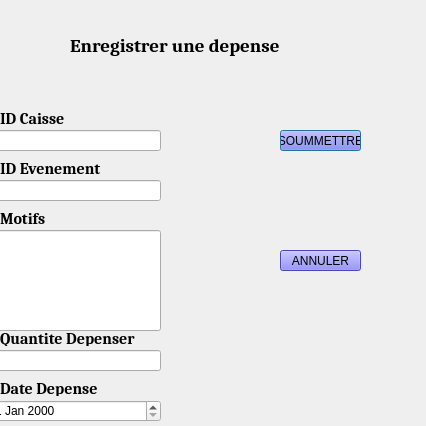
<?xml version="1.0" encoding="UTF-8"?>
<ui version="4.0">
 <class>depense</class>
 <widget class="QDialog" name="depense">
  <property name="geometry">
   <rect>
    <x>0</x>
    <y>0</y>
    <width>426</width>
    <height>426</height>
   </rect>
  </property>
  <property name="windowTitle">
   <string>Depenses</string>
  </property>
  <property name="windowIcon">
   <iconset resource="../Menu/image11.qrc">
    <normaloff>:/image11/download (10).jpg</normaloff>:/image11/download (10).jpg</iconset>
  </property>
  <widget class="QLabel" name="label">
   <property name="geometry">
    <rect>
     <x>70</x>
     <y>30</y>
     <width>231</width>
     <height>31</height>
    </rect>
   </property>
   <property name="font">
    <font>
     <family>Cambria</family>
     <pointsize>14</pointsize>
     <weight>75</weight>
     <bold>true</bold>
    </font>
   </property>
   <property name="text">
    <string>Enregistrer une depense</string>
   </property>
  </widget>
  <widget class="QLabel" name="label_4">
   <property name="geometry">
    <rect>
     <x>0</x>
     <y>110</y>
     <width>91</width>
     <height>16</height>
    </rect>
   </property>
   <property name="font">
    <font>
     <family>Cambria</family>
     <pointsize>12</pointsize>
     <weight>75</weight>
     <bold>true</bold>
    </font>
   </property>
   <property name="text">
    <string>ID Caisse</string>
   </property>
  </widget>
  <widget class="QLabel" name="label_5">
   <property name="geometry">
    <rect>
     <x>0</x>
     <y>160</y>
     <width>111</width>
     <height>16</height>
    </rect>
   </property>
   <property name="font">
    <font>
     <family>Cambria</family>
     <pointsize>12</pointsize>
     <weight>75</weight>
     <bold>true</bold>
    </font>
   </property>
   <property name="text">
    <string>ID Evenement</string>
   </property>
  </widget>
  <widget class="QLabel" name="label_6">
   <property name="geometry">
    <rect>
     <x>0</x>
     <y>210</y>
     <width>51</width>
     <height>16</height>
    </rect>
   </property>
   <property name="font">
    <font>
     <family>Cambria</family>
     <pointsize>12</pointsize>
     <weight>75</weight>
     <bold>true</bold>
    </font>
   </property>
   <property name="text">
    <string>Motifs</string>
   </property>
  </widget>
  <widget class="QLabel" name="label_7">
   <property name="geometry">
    <rect>
     <x>0</x>
     <y>330</y>
     <width>141</width>
     <height>16</height>
    </rect>
   </property>
   <property name="font">
    <font>
     <family>Cambria</family>
     <pointsize>12</pointsize>
     <weight>75</weight>
     <bold>true</bold>
    </font>
   </property>
   <property name="text">
    <string>Quantite Depenser</string>
   </property>
  </widget>
  <widget class="QLabel" name="label_8">
   <property name="geometry">
    <rect>
     <x>0</x>
     <y>380</y>
     <width>111</width>
     <height>16</height>
    </rect>
   </property>
   <property name="font">
    <font>
     <family>Cambria</family>
     <pointsize>12</pointsize>
     <weight>75</weight>
     <bold>true</bold>
    </font>
   </property>
   <property name="text">
    <string>Date Depense</string>
   </property>
  </widget>
  <widget class="QLineEdit" name="idcaisse">
   <property name="geometry">
    <rect>
     <x>-10</x>
     <y>130</y>
     <width>171</width>
     <height>21</height>
    </rect>
   </property>
  </widget>
  <widget class="QLineEdit" name="idevenement">
   <property name="geometry">
    <rect>
     <x>-10</x>
     <y>180</y>
     <width>171</width>
     <height>21</height>
    </rect>
   </property>
  </widget>
  <widget class="QLineEdit" name="motif">
   <property name="geometry">
    <rect>
     <x>-10</x>
     <y>230</y>
     <width>171</width>
     <height>101</height>
    </rect>
   </property>
  </widget>
  <widget class="QLineEdit" name="quantite">
   <property name="geometry">
    <rect>
     <x>-10</x>
     <y>350</y>
     <width>171</width>
     <height>21</height>
    </rect>
   </property>
  </widget>
  <widget class="QDateEdit" name="date">
   <property name="geometry">
    <rect>
     <x>-10</x>
     <y>400</y>
     <width>171</width>
     <height>22</height>
    </rect>
   </property>
  </widget>
  <widget class="QPushButton" name="pushButton">
   <property name="geometry">
    <rect>
     <x>280</x>
     <y>130</y>
     <width>81</width>
     <height>21</height>
    </rect>
   </property>
   <property name="styleSheet">
    <string notr="true">background-color: rgb(103, 98, 255);
color: rgb(0, 0, 0);</string>
   </property>
   <property name="text">
    <string>SOUMMETTRE</string>
   </property>
  </widget>
  <widget class="QPushButton" name="pushButton_3">
   <property name="geometry">
    <rect>
     <x>280</x>
     <y>250</y>
     <width>81</width>
     <height>21</height>
    </rect>
   </property>
   <property name="styleSheet">
    <string notr="true">background-color: rgb(103, 98, 255);
color: rgb(0, 0, 0);</string>
   </property>
   <property name="text">
    <string>ANNULER</string>
   </property>
  </widget>
  <widget class="QLabel" name="label_3">
   <property name="geometry">
    <rect>
     <x>-30</x>
     <y>0</y>
     <width>431</width>
     <height>421</height>
    </rect>
   </property>
   <property name="text">
    <string/>
   </property>
   <property name="pixmap">
    <pixmap resource="../Menu/image10.qrc">:/image10/OIP.jpg</pixmap>
   </property>
   <property name="scaledContents">
    <bool>true</bool>
   </property>
  </widget>
  <zorder>label_3</zorder>
  <zorder>label</zorder>
  <zorder>label_4</zorder>
  <zorder>label_5</zorder>
  <zorder>label_6</zorder>
  <zorder>label_7</zorder>
  <zorder>label_8</zorder>
  <zorder>idcaisse</zorder>
  <zorder>idevenement</zorder>
  <zorder>motif</zorder>
  <zorder>quantite</zorder>
  <zorder>date</zorder>
  <zorder>pushButton</zorder>
  <zorder>pushButton_3</zorder>
 </widget>
 <resources>
  <include location="../Menu/image10.qrc"/>
  <include location="../Menu/image11.qrc"/>
 </resources>
 <connections/>
</ui>
